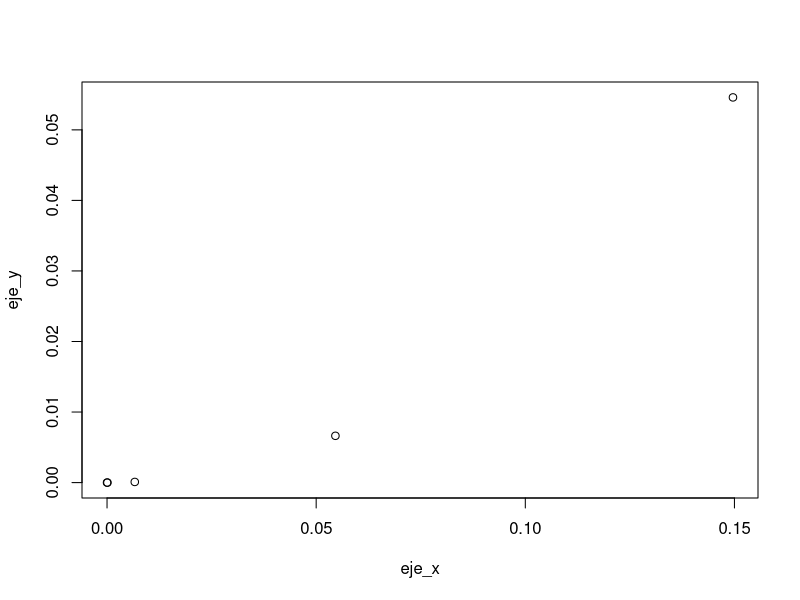
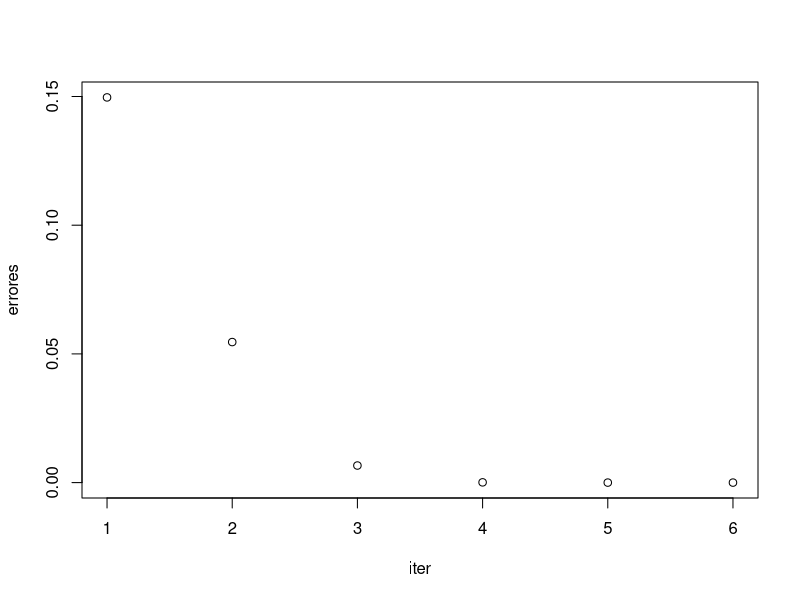
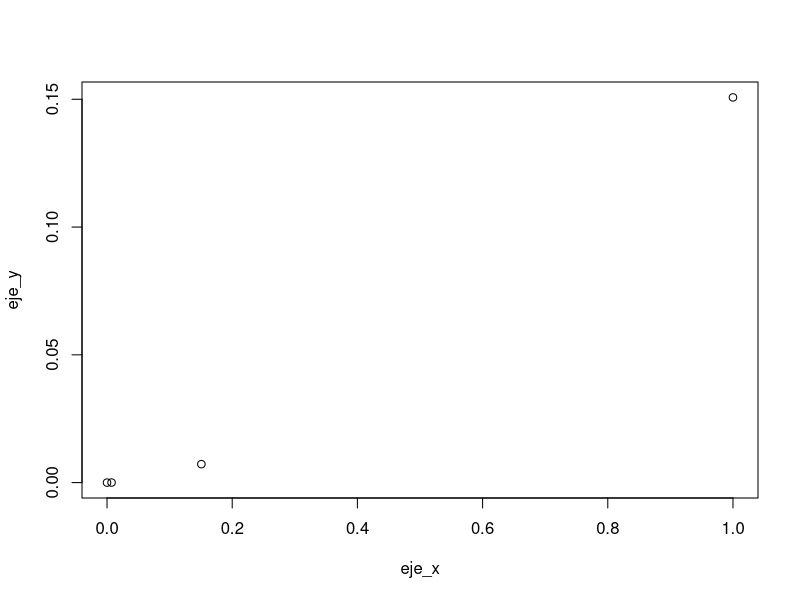
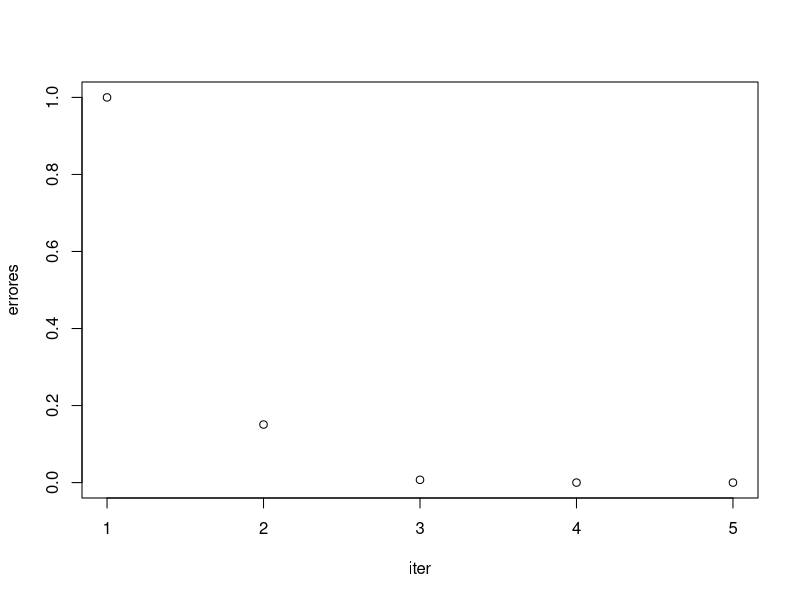

Generate these figures, in order, with R:
aitken = function(f, m, x0, tol)
{
  eje_x = c()
  eje_y = c()
  errores = c()
  k =0
  g<-parse(text=f)
  fx = function(x){eval(g[[1]])}
  d.<-D(parse(text=f ), "x")
  df<-function(x) eval(d.)
  
  repeat
  {
    k = k + 1
    x1 = x0 - m*(fx(x0)/df(x0))
    dx = abs(x1-x0)
    error = dx/x1
    errores[k] = error
    cat("X=", x1, "\t", "E=", dx, "iteracion", k,"\n")
    if (dx < tol)
    {
      iter = c(1:k)
      cont_n = 0;
      cont_e = 0;
      repeat
      {
        eje_x[cont_n] = errores[cont_e]
        eje_y[cont_n] = errores[cont_e+1]
        cont_n = cont_n + 1
        cont_e = cont_e + 1;
        
        if (cont_n == k)
        {
          break;
        }
      }
      
      plot(eje_x, eje_y)
      plot(iter, errores)
      
      break;
    }
    x0 = x1
    
  }
}

f = function(x) ((exp(1)^x) - (pi*x))

aitken("2.7182^x-3.1415*x", 1, 2, 10^-8)

aitken("2.7182^x-3.1415*x", 1, 0, 10^-8)
